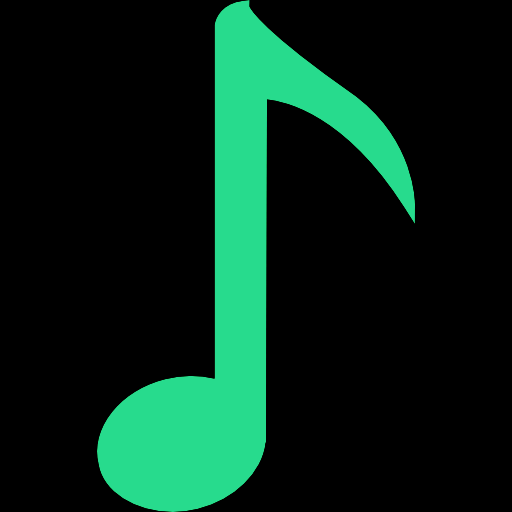
%> input picture music.png, 512 x 512 px
$ octave fouriergpt.m   (GNU Octave 9; MATLAB toolbox functions it lacks are replaced by stand-ins)
%> lines starting %> are read from the running program, lines starting %| are printed output that depends on the picture; in (x1, y1, x2, y2) boxes, pixels count from 0 and x2, y2 are one past the last pixel; in counts of white or black regions, pixels touching at a corner belong together; the program's own positions count from 1
clear all
% Charger l'image
image = imread('music.png');
%> image is the input picture: size 512x512x3 uint8; mean R, G, B 6.8, 38, 24.4

% Convertir l'image en niveaux de gris
gray = rgb2gray(image);
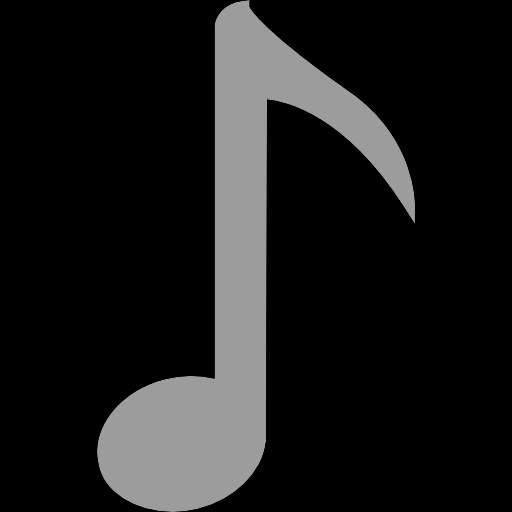
%> gray: size 512x512 uint8; min 0, max 156, mean 27.1

% Appliquer un seuillage pour obtenir une image binaire
thresholded = gray > 128;
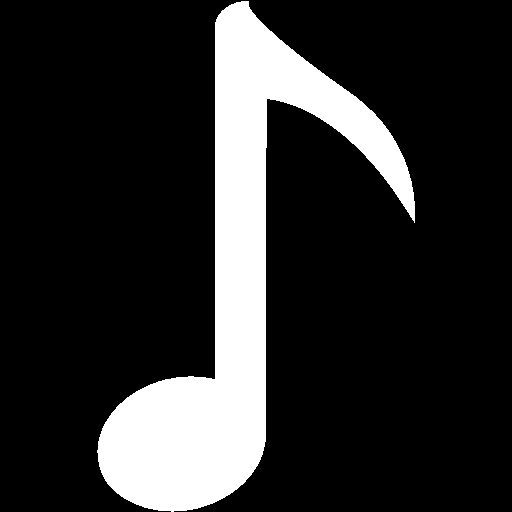
%> thresholded: size 512x512 logical; 17.2% white; 1 white region, box (x1, y1, x2, y2) and area: (97, 1, 415, 512) 45125

% Trouver les contours dans l'image binaire
contours = bwboundaries(thresholded);
%> contours = 1 boundary; box (x1, y1, x2, y2) and points: (97, 1, 415, 512) 1499

% Extraire les coordonnées des contours
coordinates = cell2mat(contours);
%> coordinates = 1499 rows, first 12: [451 98; 450 99; 449 99; 448 99; 447 99; 446 99; 445 99; 444 99; 443 99; 442 99; 441 100; 440 100]

coordinates = coordinates*-1;
%> coordinates = 1499 rows, first 12: [-451 -98; -450 -99; -449 -99; -448 -99; -447 -99; -446 -99; -445 -99; -444 -99; -443 -99; -442 -99; -441 -100; -440 -100]
barricentre(1) = sum(coordinates(:,1))/length(coordinates(:,1));
barricentre(2) = sum(coordinates(:,2))/length(coordinates(:,2));

coordinates(:,1) = coordinates(:,1) - barricentre(1);
coordinates(:,2) = coordinates(:,2) - barricentre(2);
barricentre(1) = sum(coordinates(:,1))/length(coordinates(:,1));
barricentre(2) = sum(coordinates(:,2))/length(coordinates(:,2));

x = coordinates(:,2);
%> x = 1499 values, max 154.7 at index 1, min -162.3 at index 759, mean -1.21e-14
y = coordinates(:,1);
%> y = 1499 values, max 248.8 at index 530, min -261.2 at index 1400, mean -3.4e-14
u = x+1i*y;

hold on;
scatter(x,y,5,"filled")
scatter(barricentre(2),barricentre(1),5,"filled")
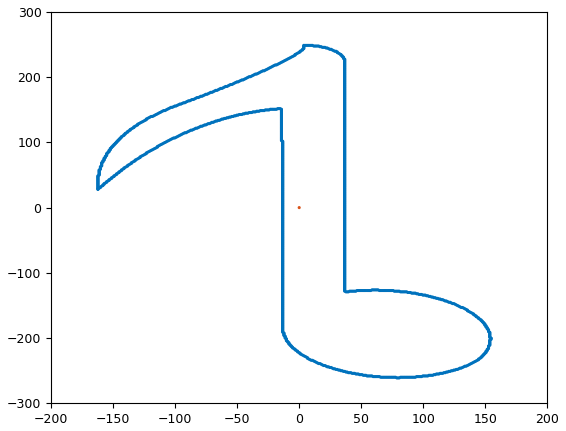
%> figure redrawn from the program's plot data
hold off;

l = 101;

x(:,2) = linspace(0,2*pi,length(x));
c = zeros(l,1);
f = zeros(l,1);
n = -(l-1)/2:(l-1)/2;
expo = zeros(l,length(x(:,2)));
%> expo: size 101x1499 double; every value is 0

for k = 1 : l
    expo(k,:) = exp(1i*n(k)*x(:,2));
    c(k) = trapz(x(:,2),x(:,1).*exp(1i*n(k)*x(:,2)))/(2*pi);
end


dessinSF = (c.')*expo;

plot(dessinSF,'m-.','LineWidth',2);
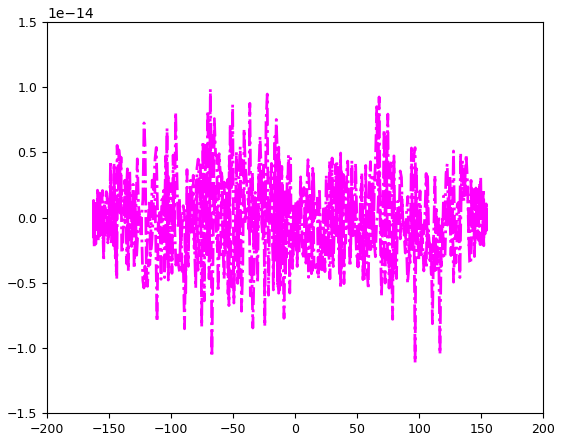
%> figure redrawn from the program's plot data

$ run again, with bird.png copied over music.png
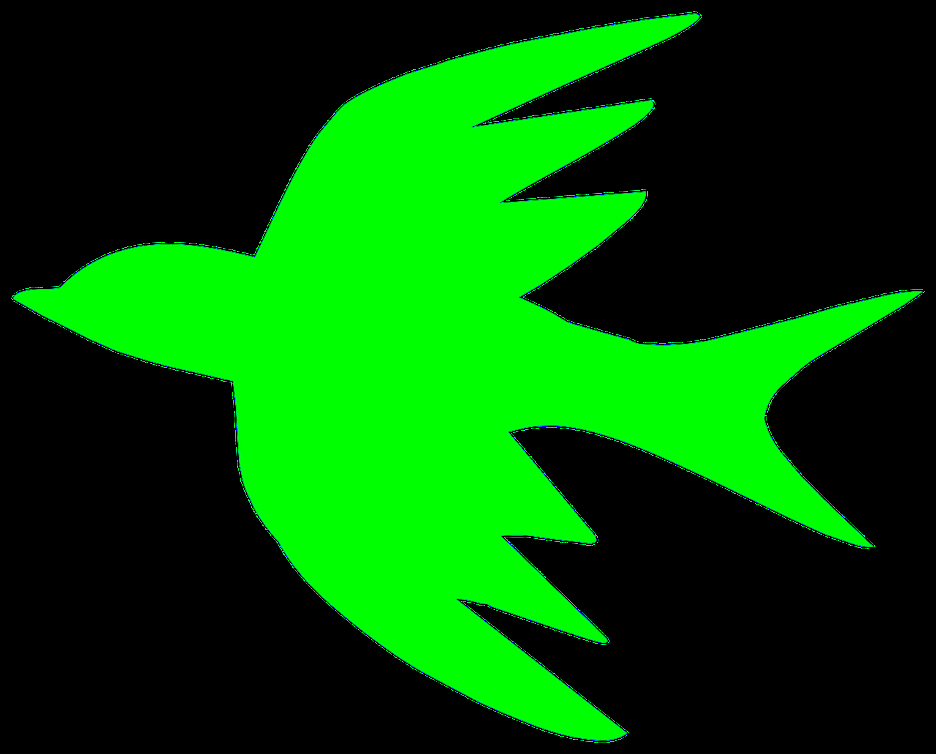
%> input picture bird.png, 936 x 754 px, shrunk from 1280 x 1030 before the run
%> image is the input picture: size 754x936x3 uint8; mean R, G, B 0, 85.8, 1.1
%> `thresholded = gray > 128;`:
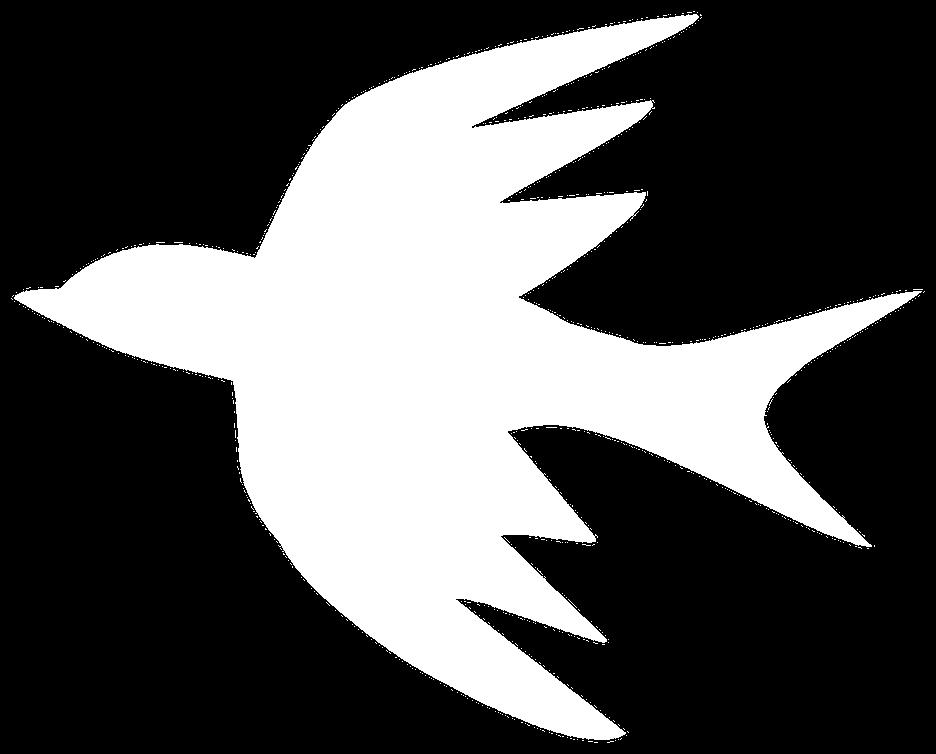
%> thresholded: size 754x936 logical; 33.3% white; 875 white regions (874 under 20 px), largest, box (x1, y1, x2, y2) and area: (14, 14, 922, 740) 233256
%> contours = 877 boundaries; largest, box (x1, y1, x2, y2) and points: (14, 14, 922, 740) 4141, (546, 427, 557, 428) 21, (913, 289, 923, 290) 19, (156, 242, 165, 243) 17, (174, 242, 183, 243) 17
%> x = 6841 values, max 511.4 at index 1, min -401.6 at index 6836, mean 1.7e-14
%> y = 6841 values, max 340.5 at index 6351, min -390.5 at index 5866, mean 8.51e-15
%> `plot(dessinSF,'m-.','LineWidth',2);`:
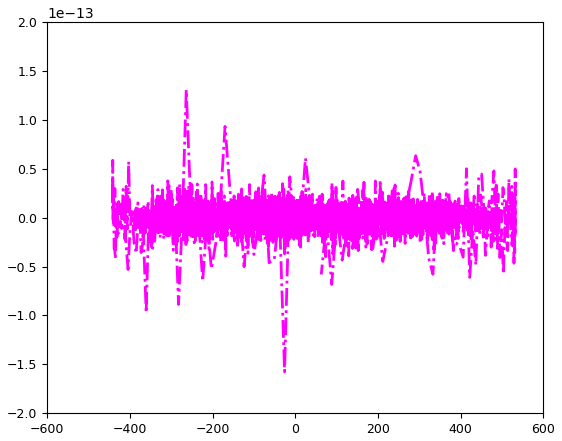
%> figure redrawn from the program's plot data
